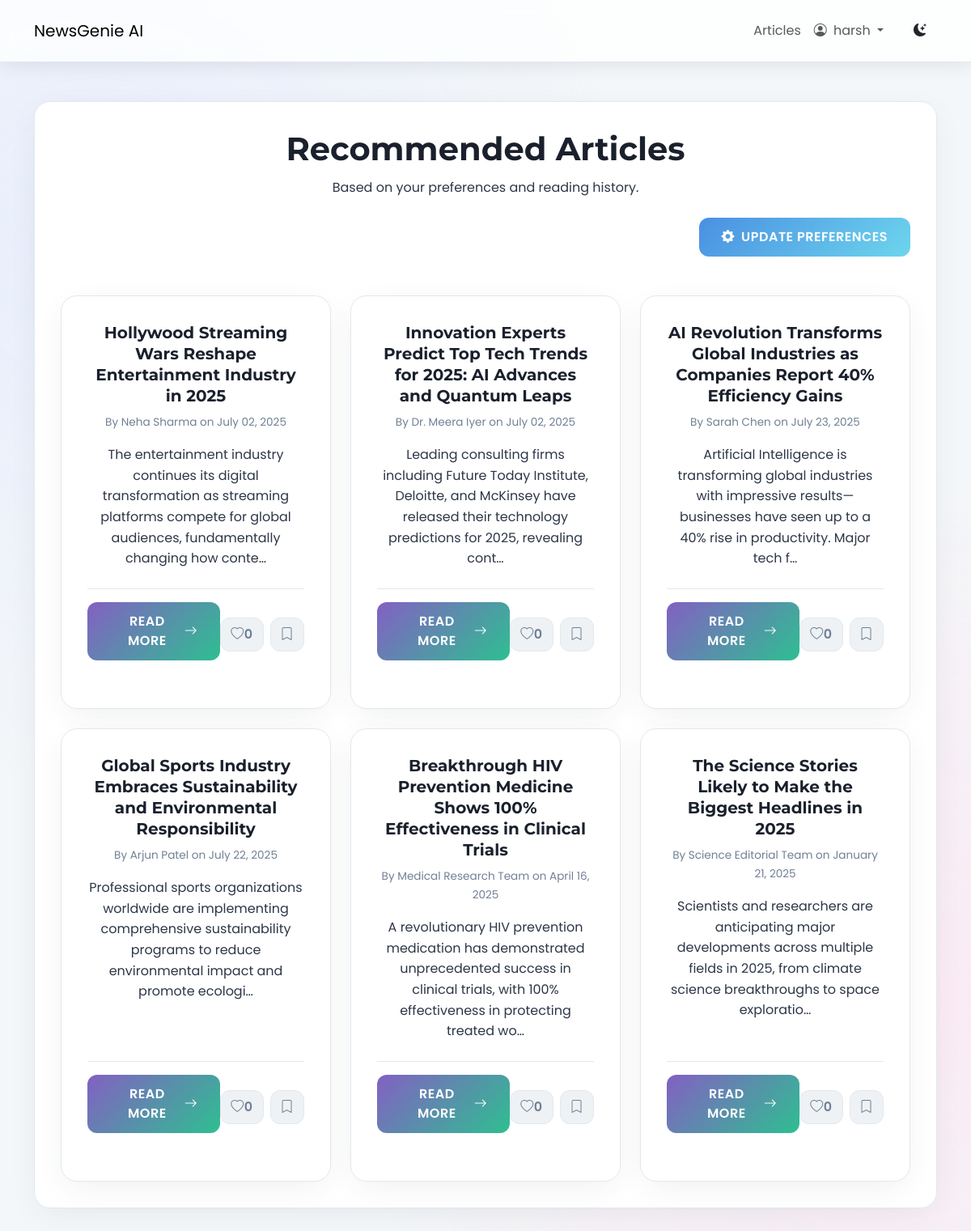
Before: /recommendations/ (signed in) with the older database file.
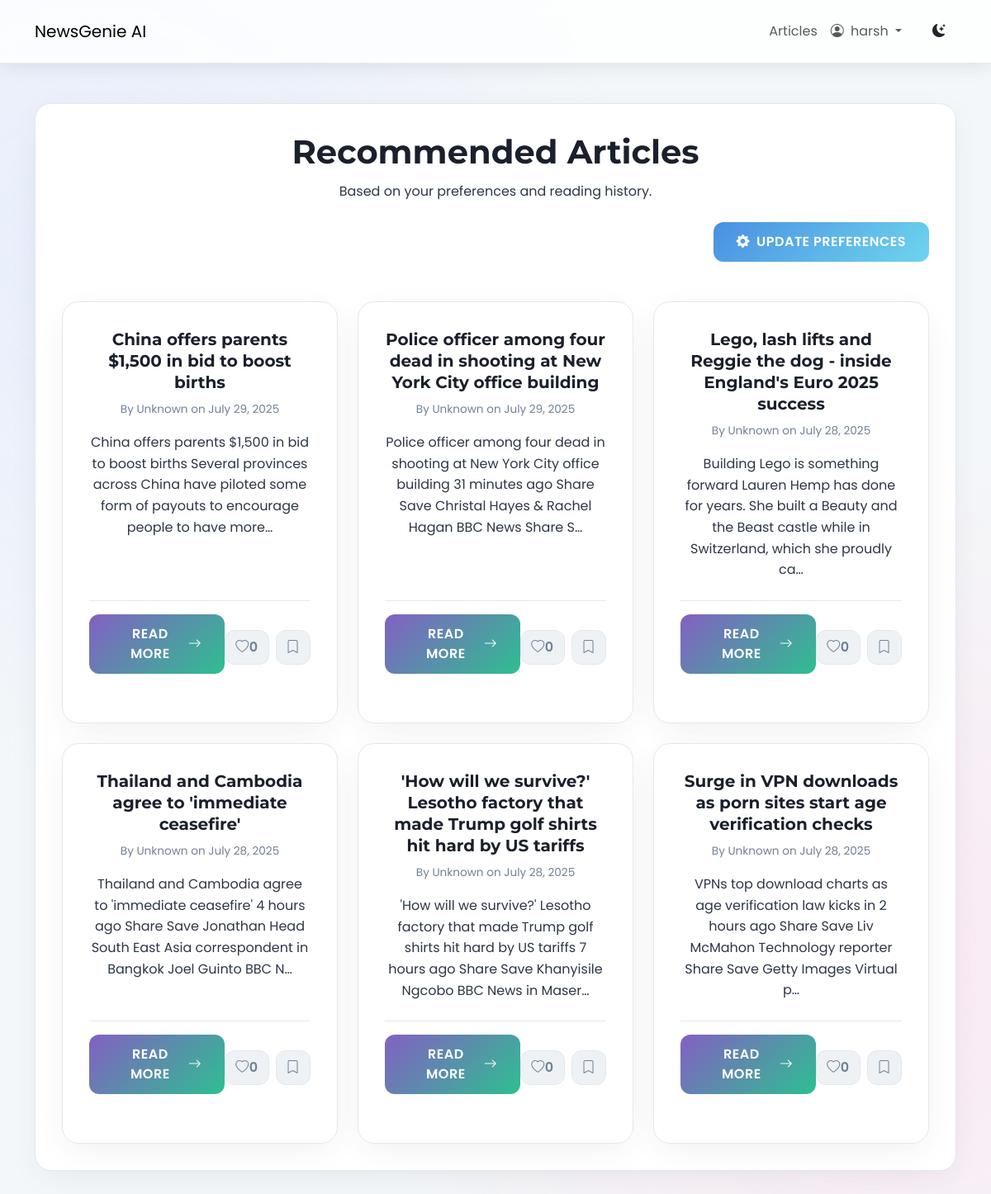
After: the same page with the newer database file.
### news/models.py (models this page shows, shortened)
class Article(models.Model):
    title = models.CharField(max_length=255)
    author = models.CharField(max_length=100, default="Unknown")
    content = models.TextField()
    url = models.URLField(unique=True)
    source = models.CharField(max_length=100)
    published_at = models.DateTimeField()
    summary = models.TextField(blank=True, null=True)
    category = models.ManyToManyField(Category, related_name='articles')
    approved = models.BooleanField(default=False)
    audio_file = models.FileField(upload_to='news_audio/', blank=True, null=True)
    @property
    def total_likes(self):
        return self.likes.count()
    def approved_status(self):
        return self.approved
    approved_status.boolean = True
    approved_status.short_description = "Approved"

### news/views.py (the view)
# urls.py: path('recommendations/', views.personalized_recommendations, name="recommendations"),
@login_required
def personalized_recommendations(request):
    user_pref = UserPreference.objects.filter(user=request.user).first()
    articles = Article.objects.none()
    if user_pref and user_pref.preferred_categories.exists():
        articles = articles.filter(
            category__in=user_pref.preferred_categories.all(),
            approved=True
        ).distinct()
    if not articles.exists():
        articles = Article.objects.filter(approved=True).order_by('?')[:6]
    if request.user.is_authenticated:
        liked_articles_ids = ArticleLike.objects.filter(user=request.user, article__in=articles).values_list('article__id', flat=True)
        bookmarked_articles_ids = Bookmark.objects.filter(user=request.user, article__in=articles).values_list('article__id', flat=True)
        for article in articles:
            article.is_liked_by_user = article.id in liked_articles_ids
            article.is_bookmarked_by_user = article.id in bookmarked_articles_ids
    else:
        for article in articles:
            article.is_liked_by_user = False
            article.is_bookmarked_by_user = False
    return render(request, "news/personalized_recommendations.html", {"articles": articles})

### news/templates/news/personalized_recommendations.html (shortened to what this page needs)
{% extends 'news/base.html' %}
{% load static %}
{% block content %}
<div class="recommendations-container text-center app-card mt-5">
    <div class="page-header-section">
        <h1 class="page-title-heading">Recommended Articles</h1>
        <p class="page-subtitle-text">Based on your preferences and reading history.</p>
    </div>
    <div class="mt-4 text-end">
        <a href="{% url 'news:preferences' %}" class="btn app-btn primary-btn update-preferences-btn">
            <i class="bi bi-gear-fill me-2"></i> Update Preferences
        </a>
    </div>
    {% if articles %}
    <div class="row row-cols-1 row-cols-md-2 row-cols-lg-3 g-4 article-grid mt-4">
        {% for article in articles %}
        <div class="col">
            <div class="app-card article-card h-100">
                <div class="card-body d-flex flex-column">
                    <h5 class="card-title-article">{{ article.title }}</h5>
                    <p class="card-meta-info">By {{ article.author }} on {{ article.published_at|date:"F d, Y" }}</p>
                    <p class="card-text-summary">{{ article.summary|default:article.content|truncatechars:150 }}</p>
                    <div class="mt-auto article-actions">
                        <a href="{% url 'news:detail' article.pk %}" class="btn app-btn read-more-btn article-card-read-more">Read More <i class="bi bi-arrow-right"></i></a>
                        <div class="d-flex gap-2 justify-content-end button-group-actions mt-2">
                            <button class="btn app-btn icon-btn like-btn {% if article.is_liked_by_user %}liked{% endif %}" data-article-id="{{ article.pk }}" {% if not user.is_authenticated %}disabled title="Login to like" {% endif %}>
                                <i class="bi {% if article.is_liked_by_user %}bi-heart-fill{% else %}bi-heart{% endif %}"></i>
                                <span class="like-count">{{ article.total_likes }}</span>
                            </button>
                            <button class="btn app-btn icon-btn bookmark-btn " data-article-id="{{ article.pk }}" >
                                <i class="bi {% if article.is_bookmarked_by_user %}bi-bookmark-fill{% else %}bi-bookmark{% endif %}"></i>
                            </button>
                        </div>
                    </div>
                </div>
                <div class="card-footer article-card-footer">
                    {% for category in article.category.all %}
                        <span class="badge category-pill-small me-1">{{ category.name }}</span>
                    {% endfor %}
                </div>
            </div>
        </div>
        {% endfor %}
    </div>
    {% else %}
    <div class="text-center py-5">
        <p class="lead">No articles found matching your preferences. <br> Please update your <a href="{% url 'news:preferences' %}">preferences</a> or browse all articles.</p>
        <a href="{% url 'news:article_list' %}" class="btn app-btn primary-btn mt-3">Browse Articles</a>
    </div>
    {% endif %}
</div>
{% endblock %}

Changed rows visible on the page:
removed Article: title "Hollywood Streaming Wars Reshape Entertainment Industry in 2025", author "Neha Sharma", published_at "July 02, 2025", summary "The entertainment industry continues its digital transformation as streaming platforms compete for global audiences, fundamentally changing how conte…", total_likes "0"
removed Article: title "Innovation Experts Predict Top Tech Trends for 2025: AI Advances and Quantum Leaps", author "Dr. Meera Iyer", published_at "July 02, 2025", summary "Leading consulting firms including Future Today Institute, Deloitte, and McKinsey have released their technology predictions for 2025, revealing cont…", total_likes "0"
removed Article: title "AI Revolution Transforms Global Industries as Companies Report 40% Efficiency Gains", author "Sarah Chen", published_at "July 23, 2025", summary "Artificial Intelligence is transforming global industries with impressive results—businesses have seen up to a 40% rise in productivity. Major tech f…", total_likes "0"
removed Article: title "Global Sports Industry Embraces Sustainability and Environmental Responsibility", author "Arjun Patel", published_at "July 22, 2025", summary "Professional sports organizations worldwide are implementing comprehensive sustainability programs to reduce environmental impact and promote ecologi…", total_likes "0"
removed Article: title "Breakthrough HIV Prevention Medicine Shows 100% Effectiveness in Clinical Trials", author "Medical Research Team", published_at "April 16, 2025", summary "A revolutionary HIV prevention medication has demonstrated unprecedented success in clinical trials, with 100% effectiveness in protecting treated wo…", total_likes "0"
removed Article: title "The Science Stories Likely to Make the Biggest Headlines in 2025", author "Science Editorial Team", published_at "January 21, 2025", summary "Scientists and researchers are anticipating major developments across multiple fields in 2025, from climate science breakthroughs to space exploratio…", total_likes "0"
added Article: title "China offers parents $1,500 in bid to boost births", author "Unknown", published_at "July 29, 2025", summary "China offers parents $1,500 in bid to boost births Several provinces across China have piloted some form of payouts to encourage people to have more…", total_likes "0"
added Article: title "Police officer among four dead in shooting at New York City office building", author "Unknown", published_at "July 29, 2025", summary "Police officer among four dead in shooting at New York City office building 31 minutes ago Share Save Christal Hayes & Rachel Hagan BBC News Share S…", total_likes "0"
added Article: title "Lego, lash lifts and Reggie the dog - inside England's Euro 2025 success", author "Unknown", published_at "July 28, 2025", summary "Building Lego is something forward Lauren Hemp has done for years. She built a Beauty and the Beast castle while in Switzerland, which she proudly ca…", total_likes "0"
added Article: title "Thailand and Cambodia agree to 'immediate ceasefire'", author "Unknown", published_at "July 28, 2025", summary "Thailand and Cambodia agree to 'immediate ceasefire' 4 hours ago Share Save Jonathan Head South East Asia correspondent in Bangkok Joel Guinto BBC N…", total_likes "0"
added Article: title "'How will we survive?' Lesotho factory that made Trump golf shirts hit hard by US tariffs", author "Unknown", published_at "July 28, 2025", summary "'How will we survive?' Lesotho factory that made Trump golf shirts hit hard by US tariffs 7 hours ago Share Save Khanyisile Ngcobo BBC News in Maser…", total_likes "0"
added Article: title "Surge in VPN downloads as porn sites start age verification checks", author "Unknown", published_at "July 28, 2025", summary "VPNs top download charts as age verification law kicks in 2 hours ago Share Save Liv McMahon Technology reporter Share Save Getty Images Virtual p…", total_likes "0"
